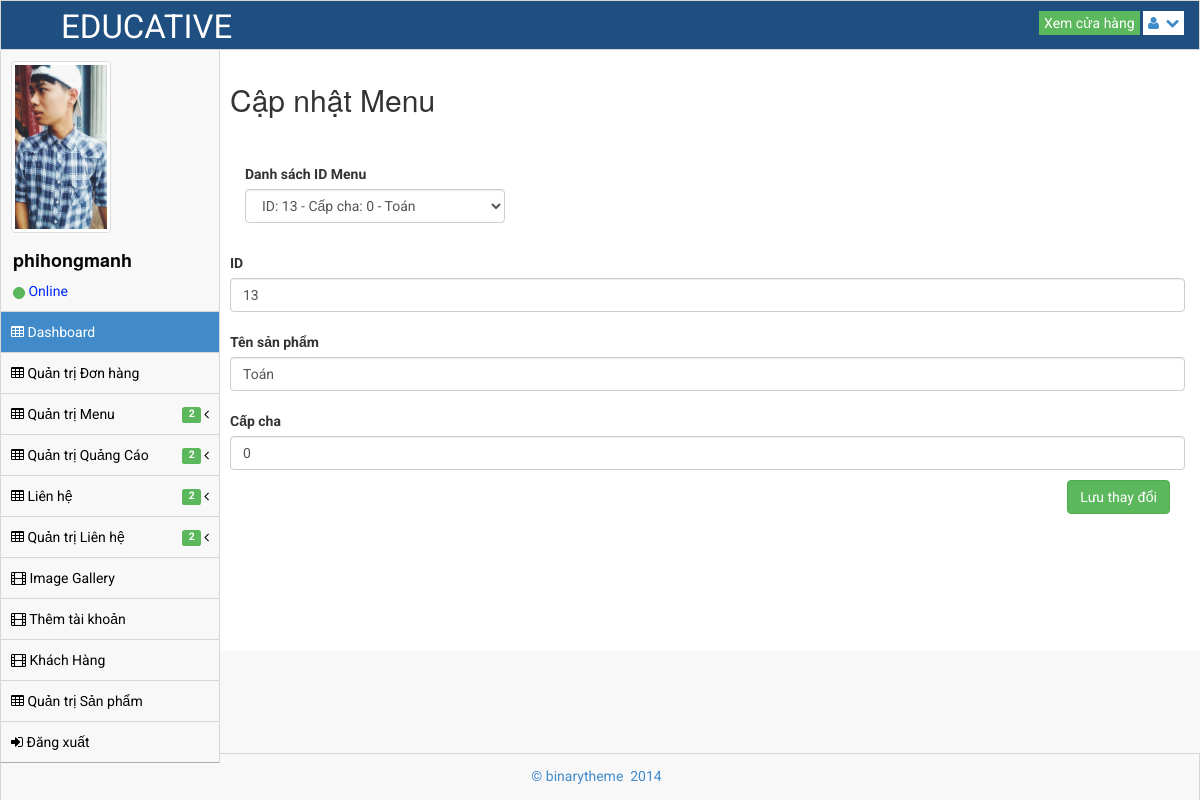
Page /admin/menu_editors.php?id=13 (signed in) on the committed database.
### tables this page shows
CREATE TABLE `register` (
  `iid_register` int(64) NOT NULL,
  `vuser` varchar(128) NOT NULL,
  `vpass` varchar(128) NOT NULL,
  `vname` varchar(128) NOT NULL,
  `vmail` varchar(128) NOT NULL,
  `vava` varchar(128) NOT NULL,
  `vlever` varchar(128) NOT NULL
);

CREATE TABLE `menu` (
  `iid_menu` int(64) NOT NULL,
  `vname` varchar(128) NOT NULL,
  `iparent` int(64) NOT NULL
);

### admin/menu_editors.php (the view, shortened to what this page needs)
<!DOCTYPE html>
<html lang="en">
<head>
    <link rel="stylesheet" href="assets/plugins/bootstrap/css/bootstrap.css"/>
    <link rel="stylesheet" href="assets/css/main.css"/>
    <link rel="stylesheet" href="assets/css/theme.css"/>
    <link rel="stylesheet" href="assets/css/MoneAdmin.css"/>
    <link rel="stylesheet" href="assets/plugins/Font-Awesome/css/font-awesome.css"/>
    <link rel="stylesheet" href="assets/plugins/Font-Awesome/css/font-awesome.css"/>
    <link rel="stylesheet" href="assets/plugins/wysihtml5/dist/bootstrap-wysihtml5-0.0.2.css"/>
    <link rel="stylesheet" href="assets/css/Markdown.Editor.hack.css"/>
    <link rel="stylesheet" href="assets/plugins/CLEditor1_4_3/jquery.cleditor.css"/>
    <link rel="stylesheet" href="assets/css/jquery.cleditor-hack.css"/>
    <link rel="stylesheet" href="assets/css/bootstrap-wysihtml5-hack.css"/>
</head>
<body class="padTop53 ">
<div id="wrap">
    <?php include('header.php') ?>
    <?php include('sidebar.php') ?>
    <?php
    if(isset($_SESSION['vuser']) && $_SESSION['vlever']==1 ){
        ?>
    <?php
    $id = $_GET['id'];
    $sql_edit = "select * from menu where iid_menu=" . $id;
    $query_edit = mysql_query($sql_edit);
    $row = mysql_fetch_array($query_edit);
    ?>
    <div id="content">
        <form name="form" action="menu_editors.php?id=<?php echo $row['iid_menu']; ?>" method="post" enctype="multipart/form-data">
            <div class="inner inner-menu">
                <div class="row">
                    <div class="col-lg-12">
                        <h2 class="add-h2">Cập nhật Menu</h2>
                        <div class="form-group addform-group">
                            <label class="control-label col-lg-12">Danh sách ID Menu</label>
                            <div class="col-lg-12">
                                <select data-placeholder="Xem ID Loại" class="form-control chzn-select" tabindex="2">
                                    <?php
                                    include('../host.php');
                                    mysqli_set_charset($connect, "utf8");
                                    $sql_tdtest = mysqli_query($connect, "SELECT * FROM menu");
                                    while ($rowtest = mysqli_fetch_array($sql_tdtest)) {
                                        echo " <option value='#'> ".' ID: '.$rowtest['iid_menu'].' - '.' Cấp cha: '.$rowtest['iparent'].' - '.$rowtest['vname']."</option>";
                                    }
                                    ?>
                                </select>
                            </div>
                        </div>
                    </div>
                </div>
                <label class="label-product">ID</label>
                <input class="abc-form form-control animated slideInRight" value="<?php echo $row['iid_menu']; ?>"
                       type="text" name="edit_id" autofocus="">
                <label class="label-product">Tên sản phẩm</label>
                <input class="abc-form form-control animated slideInRight" value="<?php echo $row['vname']; ?>"
                       type="text" name="edit_name">
                <label class="label-product">Cấp cha</label>
                <input class="abc-form form-control animated slideInRight"
                       value="<?php echo $row['iparent'] ?>" type="text" name="edit_parent">
                <button type="submit" class="btn btn-success sb-save" name="edit-save">Lưu thay đổi</button>
            </div>
        </form>
    </div>
</div>
    <?php
    }else if(isset($_SESSION['vuser']) && $_SESSION['vlever']==2){
?>
        <?php
        $id = $_GET['id'];
        include('../host.php');
        mysqli_set_charset($connect, "utf8");
        mysql_query("SET NAMES 'UTF8'");
        $sql_edit = "select * from menu where iid_menu=" . $id;
        $query_edit = mysql_query($sql_edit);
        $row = mysql_fetch_array($query_edit);
        ?>
    <div id="content">
        <form name="form" action="menu_editors.php?id=<?php echo $row['iid_menu']; ?>" method="post" enctype="multipart/form-data">
            <div class="inner inner-menu">
                <div class="row">
                    <div class="col-lg-12">
                        <h2 class="add-h2">Cập nhật Menu</h2>
                        <div class="form-group addform-group">
                            <label class="control-label col-lg-12">Danh sách ID Menu</label>
                            <div class="col-lg-12">
                                <select data-placeholder="Xem ID Loại" class="form-control chzn-select" tabindex="2">
                                    <?php
        include('../host.php');
        mysqli_set_charset($connect, "utf8");
        $sql_tdtest = mysqli_query($connect, "SELECT * FROM menu");
        while ($rowtest = mysqli_fetch_array($sql_tdtest)) {
            echo " <option value='#'> ".' ID: '.$rowtest['iid_menu'].' - '.' Cấp cha: '.$rowtest['iparent'].' - '.$rowtest['vname']."</option>";
        }
        ?>
                                </select>
                            </div>
                        </div>
                    </div>
                </div>
                <label class="label-product">ID</label>
                <input class="abc-form form-control animated slideInRight" value="<?php echo $row['iid_menu']; ?>"
                       type="text" name="edit_id" autofocus="">
                <label class="label-product">Tên sản phẩm</label>
                <input class="abc-form form-control animated slideInRight" value="<?php echo $row['vname']; ?>"
                       type="text" name="edit_name">
                <label class="label-product">Cấp cha</label>
                <input class="abc-form form-control animated slideInRight"
                       value="<?php echo $row['iparent'] ?>" type="text" name="edit_parent">
                <script>
                    initSample();
                </script>
            </div>
        </form>
    </div>
</div>
    <?php
    }else if(isset($_SESSION['vuser']) && $_SESSION['vlever']==3){
    }else{
    }
    ?>
<div id="footer">
    <p>&copy; binarytheme &nbsp;2014 &nbsp;</p>
</div>
</body>
</html>

### admin/sidebar.php (shortened to what this page needs)
<div id="left" >
    <div class="media user-media well-small">
        <a class="user-link" href="#">
            <img class="media-object img-thumbnail user-img" alt="User Picture" src="<?php
            include('../host.php');
            mysqli_set_charset($connect, "utf8");
            $sql_td = mysqli_query($connect, 'select * from register where vuser="'.$_SESSION['vuser'].'"' );
            while ($row = mysqli_fetch_array($sql_td)) {
                echo $row['vava'];
            }
            ?>" />
        </a>
        <br />
        <div class="media-body">
            <h5 class="media-heading"><?php
                include('../host.php');
                mysqli_set_charset($connect, "utf8");
                $sql_td = mysqli_query($connect, 'select * from register where vuser="'.$_SESSION['vuser'].'"' );
                while ($row = mysqli_fetch_array($sql_td)) {
                    echo $row['vuser'];
                }
                ?></h5>
            <ul class="list-unstyled user-info">
                <li>
                    <a class="btn btn-success btn-xs btn-circle" style="width: 10px;height: 12px;"></a> Online
                </li>
            </ul>
        </div>
        <br />
    </div>
    <ul id="menu" class="collapse">
        <?php
            if(isset($_SESSION['vuser']) && $_SESSION['vlever']==1 ){
                echo '<li class="panel active">
            <a href="index.php" >
                <i class="icon-table"></i> Dashboard
            </a>
        </li>
        <li><a href="cart-list.php"><i class="icon-table"></i> Quản trị Đơn hàng</a></li>
        <li class="panel ">
            <a href="#" data-parent="#menu" data-toggle="collapse" class="accordion-toggle collapsed" data-target="#form-nav">
                <i class="icon-table"></i> Quản trị Menu
                        <span class="pull-right">
                            <i class="icon-angle-left"></i>
                        </span>
                &nbsp; <span class="label label-success">2</span>&nbsp;
            </a>
        </li>
        <li class="panel ">
            <a href="#" data-parent="#menu" data-toggle="collapse" class="accordion-toggle collapsed" data-target="#ads-nav">
                <i class="icon-table"></i> Quản trị Quảng Cáo
                        <span class="pull-right">
                            <i class="icon-angle-left"></i>
                        </span>
                &nbsp; <span class="label label-success">2</span>&nbsp;
            </a>
        </li>
        <li class="panel ">
            <a href="#" data-parent="#menu" data-toggle="collapse" class="accordion-toggle collapsed" data-target="#kh-nav">
                <i class="icon-table"></i> Liên hệ
                        <span class="pull-right">
                            <i class="icon-angle-left"></i>
                        </span>
                &nbsp; <span class="label label-success">2</span>&nbsp;
            </a>
        </li>
        <li class="panel ">
            <a href="#" data-parent="#menu" data-toggle="collapse" class="accordion-toggle collapsed" data-target="#lh-nav">
                <i class="icon-table"></i> Quản trị Liên hệ
                        <span class="pull-right">
                            <i class="icon-angle-left"></i>
                        </span>
                &nbsp; <span class="label label-success">2</span>&nbsp;
            </a>
        </li>
        <li><a href="gallery.php"><i class="icon-film"></i> Image Gallery </a></li>
        <li><a href="add-user.php"><i class="icon-film"></i> Thêm tài khoản </a></li>
        <li><a href="khachhang.php"><i class="icon-film"></i> Khách Hàng </a></li>
        <li><a href="product-list.php"><i class="icon-table"></i> Quản trị Sản phẩm</a></li>
        <li><a href="../logout.php"><i class="icon-signin"></i> Đăng xuất </a></li>';
            }else if(isset($_SESSION['vuser']) && $_SESSION['vlever']==2){
                echo '<li class="panel active">
            <a href="index.php" >
                <i class="icon-table"></i> Dashboard
            </a>
        </li>
        <li><a href="cart-list.php"><i class="icon-table"></i> Quản trị Đơn hàng</a></li>
            <li class="panel ">
            <a href="#" data-parent="#menu" data-toggle="collapse" class="accordion-toggle collapsed" data-target="#form-nav">
                <i class="icon-table"></i> Quản trị Menu
                        <span class="pull-right">
                            <i class="icon-angle-left"></i>
                        </span>
                &nbsp; <span class="label label-success">2</span>&nbsp;
            </a>
            <ul class="collapse" id="form-nav">
                <li class=""><a href="add-menu.php"><i class="icon-angle-right"></i> Thêm mới Menu </a></li>
                <li class=""><a href="menu-list.php"><i class="icon-angle-right"></i> Danh sách Menu </a></li>
            </ul>
        </li>
        <li class="panel ">
            <a href="#" data-parent="#menu" data-toggle="collapse" class="accordion-toggle collapsed" data-target="#ads-nav">
                <i class="icon-table"></i> Quản trị Quảng Cáo
                        <span class="pull-right">
                            <i class="icon-angle-left"></i>
                        </span>
                &nbsp; <span class="label label-success">2</span>&nbsp;
            </a>
            <ul class="collapse" id="ads-nav">
                <li class=""><a href="ads-list.php"><i class="icon-angle-right"></i> Chỉnh sửa Banner Trái </a></li>
                <li class=""><a href="slideshow-list.php"><i class="icon-angle-right"></i> Chỉnh sửa Slideshow </a></li>
            </ul>
        </li>
        <li class="panel ">
            <a href="#" data-parent="#menu" data-toggle="collapse" class="accordion-toggle collapsed" data-target="#kh-nav">
                <i class="icon-table"></i> Quản trị Khách hàng
                        <span class="pull-right">
                            <i class="icon-angle-left"></i>
                        </span>
                &nbsp; <span class="label label-success">2</span>&nbsp;
            </a>
            <ul class="collapse" id="kh-nav">
                <li class=""><a href="contact-list.php"><i class="icon-angle-right"></i> Nhận thông tin mới </a></li>
                <li class=""><a href="send-user-list.php"><i class="icon-angle-right"></i> Khách hàng phản hồi  </a></li>
            </ul>
        </li>
        <li class="panel ">
            <a href="#" data-parent="#menu" data-toggle="collapse" class="accordion-toggle collapsed" data-target="#lh-nav">
                <i class="icon-table"></i> Quản trị Liên hệ
                        <span class="pull-right">
                            <i class="icon-angle-left"></i>
                        </span>
                &nbsp; <span class="label label-success">2</span>&nbsp;
            </a>
            <ul class="collapse" id="lh-nav">
                <li class=""><a href="branch-list.php"><i class="icon-angle-right"></i> Quản lý chi nhánh </a></li>
                <li class=""><a href="send-user-list.php"><i class="icon-angle-right"></i> Khách hàng phản hồi  </a></li>
            </ul>
        </li>
        <li><a href="gallery.php"><i class="icon-film"></i> Image Gallery </a></li>
        <li><a href="product-list.php"><i class="icon-table"></i> Quản trị Sản phẩm</a></li>
        <li><a href="../logout.php"><i class="icon-signin"></i> Đăng xuất </a></li>';
            }else if(isset($_SESSION['vuser']) && $_SESSION['vlever']==3){
                echo '<li class="panel active">
            <a href="index.php" >
                <i class="icon-table"></i> Dashboard
            </a>
        </li>
        <li class="panel ">
            <a href="#" data-parent="#menu" data-toggle="collapse" class="accordion-toggle collapsed" data-target="#ads-nav">
                <i class="icon-table"></i> Quản trị Quảng Cáo
                        <span class="pull-right">
                            <i class="icon-angle-left"></i>
                        </span>
                &nbsp; <span class="label label-success">2</span>&nbsp;
            </a>
            <ul class="collapse" id="ads-nav">
                <li class=""><a href="ads-list.php"><i class="icon-angle-right"></i> Chỉnh sửa Banner Trái </a></li>
                <li class=""><a href="slideshow-list.php"><i class="icon-angle-right"></i> Chỉnh sửa Slideshow </a></li>
            </ul>
        </li>
        <li><a href="gallery.php"><i class="icon-film"></i> Image Gallery </a></li>
        <li><a href="product-list.php"><i class="icon-table"></i> Quản trị Sản phẩm</a></li>
        <li><a href="../logout.php"><i class="icon-signin"></i> Đăng xuất </a></li>';
            }else{
            }
        ?>
    </ul>
</div>

### admin/assets/css/MoneAdmin.css (style rules this page uses)
body { background-color: #f8f8f8; }
.btn-circle { width: 30px; height: 30px; padding: 6px 0; border-radius: 15px; text-align: center; font-size: 12px; line-height: 1.428571429; }

### rows in the picture
register: vava (picture), vuser "phihongmanh"
menu: edit_id "13", edit_name "Toán", edit_parent "0"
